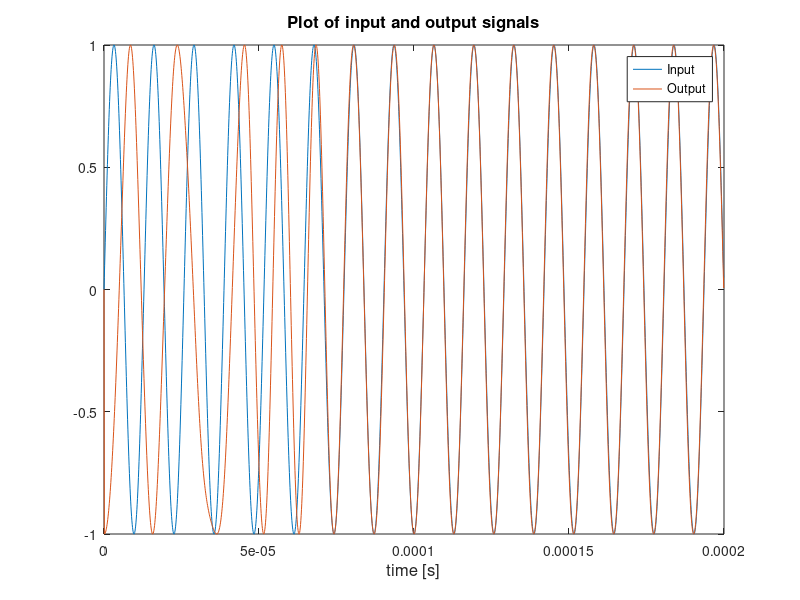
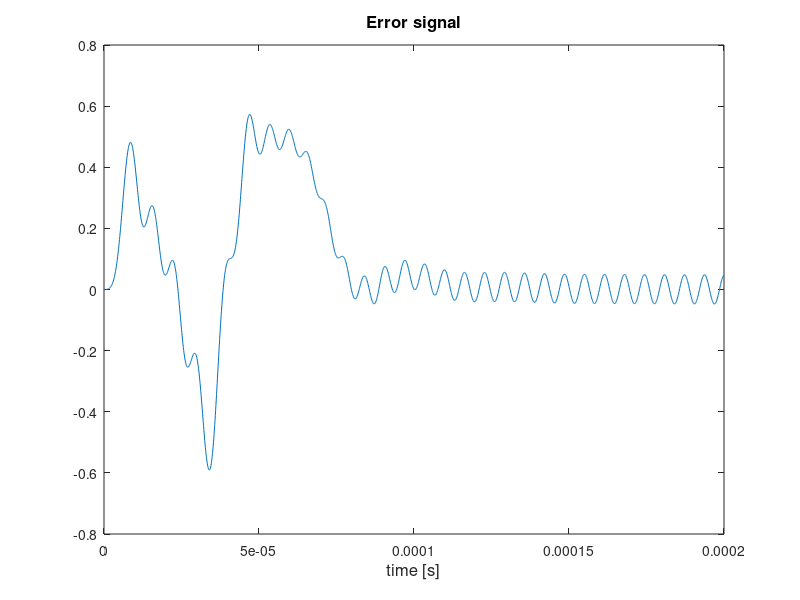

These figures' MATLAB source, in order:
pkg load signal
clc
clear all

%User inputs:
f0=77.5e3; %Frequency of reference signal [Hz]
phase_ref=0; %Phase of reference signal [radians]
fVCO=50e3; %free running oscilating frequency of VCO [Hz]
KVCO=1E3; %Gain of VCO (i.e. voltage to frequency transfer coefficient) [Hz/V]
G1=50; %Proportional gain term of PI controller
G2=1.7783e+06; %Integral gain term of PI controller
fs=10E6; %Sampling frequency [Hz]
NF=2000; %Number of samples in simulation
fc= 20e3; %Cut-off frequency of low-pass filter (after the multiplier) [Hz]
filter_coefficient_num=100; %Number of filter coefficeints of low-pass filter

%Start!
b = fir1(filter_coefficient_num,fc/(fs/2)); %design FIR filter coefficients
Ts=1/fs; %sampling period
t_vec=[0:Ts:(NF-1)*Ts]; %time vector

VCO=zeros(1,NF); %initialize VCO signal array
phi=zeros(1,NF); %initialize VCO angle (phi) array
error=zeros(1,NF); %initialize error array
Int_error=zeros(1,NF); %initialize error array
reference=sin(2*pi*f0*t_vec+phase_ref); %input signal

for n=2:NF
    t=(n-2)*Ts; %Current time (start at t = 0 seconds

    error_mult(n)=reference(n)*VCO(n-1);%multiply VCO x Signal input to get raw error signal

    %%%%%%%%%%%%Low pass filter the raw error signal:
    for m=1:length(b)
        if n-m+1>=1
           error_array(m)=error_mult(n-m+1);
        else
           error_array(m)=0;
        end
    end
    error(n)=sum(error_array.*(b));
  %%%%%%%%%%%%%%%%%%%%%%%%%%%%%%
 
  %Process filtered error signal through PI controller:
           Int_error(n)=Int_error(n-1)+G2*error(n)*Ts;
           PI_error(n)=G1*error(n)+Int_error(n);
  %

    phi(n)=phi(n-1)+2*pi*PI_error(n)*KVCO*Ts; %update the phase of the VCO
    VCO(n)=sin(2*pi*fVCO*t+phi(n)); %compute VCO signal
    VCO_COS(n) = -cos(2*pi*fVCO*t+phi(n));
end

%Plot VCO (output) and reference (input) signals:
figure(1)
plot(t_vec,reference,t_vec,VCO_COS)
title('Plot of input and output signals','FontSize',12)
xlabel('time [s]','FontSize',12)
legend('Input','Output')

%Plot error signal:
figure(2)
plot(t_vec,error)
title('Error signal','FontSize',12)
xlabel('time [s]','FontSize',12) 